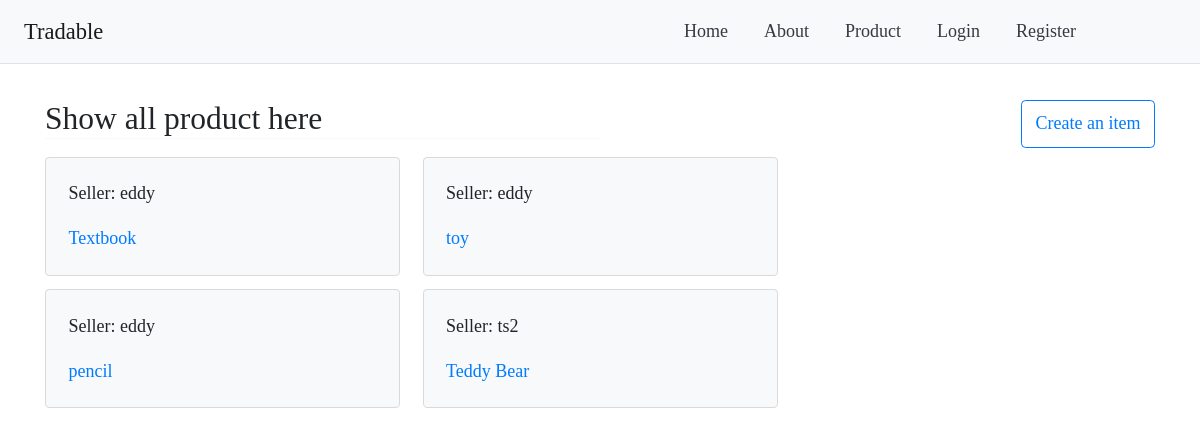
Before: /items/list/ with the older database file.
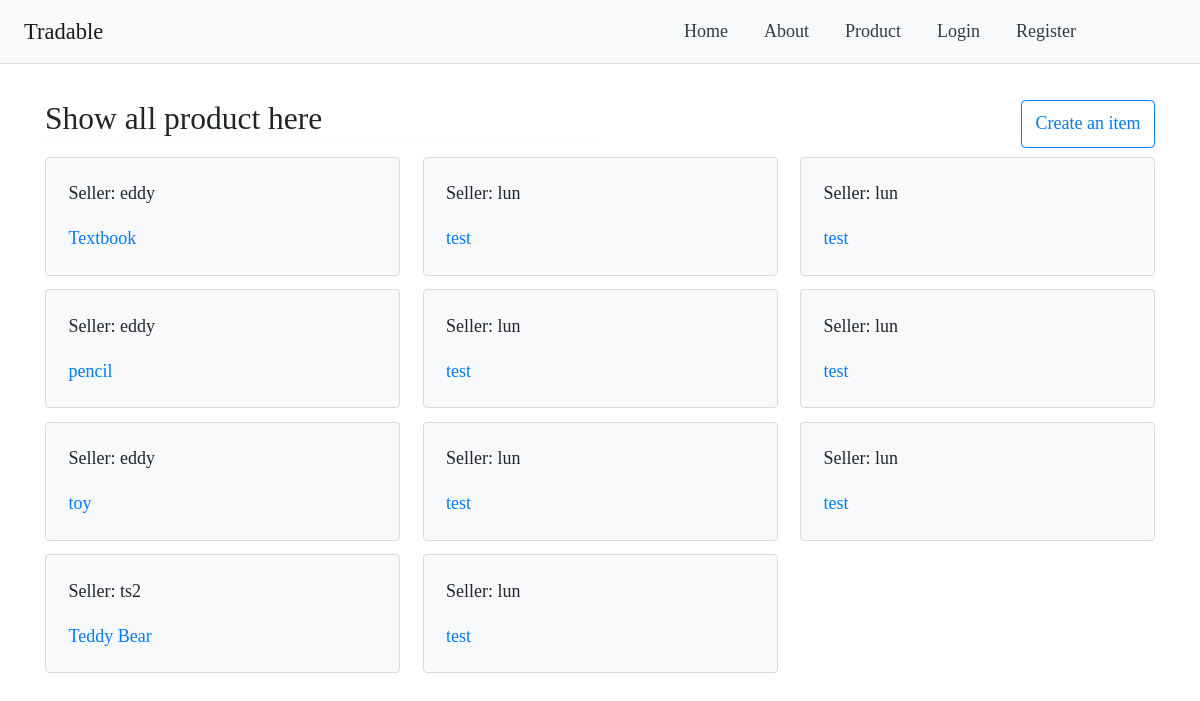
After: the same page with the newer database file.
### items/models.py (models this page shows, shortened)
class Item(models.Model):
    name = models.CharField(max_length=100)
    description = models.TextField()
    price = models.DecimalField(decimal_places=2, max_digits=10000)
    condition = models.TextField()
    createdDateTime = models.DateTimeField(default=timezone.now)
    seller = models.ForeignKey(User, on_delete=models.CASCADE)

### items/views.py (the view)
# urls.py: path('list/', item_list_all_view, name='item_list_all_view'),
def item_list_all_view(request):
    querysetOfItem = Item.objects.all()
    context = {
        'list_all_item': querysetOfItem
    }
    return render(request, "item_list_all.html", context)

### items/templates/item_list_all.html
{% extends 'base.html' %}
{% block content %}
    <div>
        <div class="my-2 d-flex">
            <h3 class="border-bottom border-light px-0 col " >Show all product here</h3>
            <a class="col row justify-content-end" href="{% url "item_create_view" %}"><input class="btn btn-outline-primary" type= 'button' value='Create an item'/></a>
        </div>
        <div class="card-columns">
            {% for item in list_all_item %}
                <div class="card bg-light">
                    <div class="card-body" style="max-width: 18rem;">
                        <p class="card-text">Seller: {{ item.seller }}</a></p>
                        <p class="card-text"><a href="/items/{{item.id}}">{{ item.name }}</a></p>
                    </div>
                </div >
            {% endfor %}
        </div>
    </div>
{% endblock %}

### templates/base.html (shortened to what this page needs)
<!doctype html>
<html lang="en">
<head>
    <link rel="stylesheet" href="https://stackpath.bootstrapcdn.com/bootstrap/4.3.1/css/bootstrap.min.css">
</head>
<body>
    <nav class="p-2 navbar navbar-expand-sm bg-light navbar-light row-1 fixed-top border-bottom box-shadow">
        <a class="mr-0 navbar-brand col-2" href="">Tradable</a>
        <div class="collapse navbar-collapse" id="passNavContent">
        <ul class="navbar-nav mx-auto justify-content-end col-10">
            <li class="nav-item"><a class="px-3 nav-link text-dark" href="{% url "home" %}">Home</a></li>
            <li class="nav-item"><a class="px-3 nav-link text-dark" href="{% url "about" %}">About</a></li>
            <li class="nav-item"><a class="px-3 nav-link text-dark " href="{% url "item_list_all_view" %}">Product</a></li>
            {% if user.is_authenticated %}
                <li class="nav-item"><a class="px-3 nav-link text-dark" href="{% url "profile" %}">Profile</a></li>
                <li class="nav-item"><a class="px-3 nav-link text-dark" href="{% url "logout" %}">Logout</a></li>
            {% else %}
                <li class="nav-item"><a class="px-3 nav-link text-dark" href="{% url "login" %}">Login</a></li>
                <li class="nav-item"><a class="px-3 nav-link text-dark" href="{% url "register" %}">Register</a></li>
            {% endif %}
        </ul>
    </nav>
    <div class="container" style="margin-top:100px">
        {% block content %}
        {% endblock %}
    </div>
</body>
</html>

### templates/base.html (style rules this page uses)
* { font-family: Calibri; font-size: 18px; }
*, *:before, *:after { box-sizing: border-box; }

Changed rows visible on the page:
added Item: seller "lun", name "test"
added Item: seller "lun", name "test"
added Item: seller "lun", name "test"
added Item: seller "lun", name "test"
added Item: seller "lun", name "test"
added Item: seller "lun", name "test"
added Item: seller "lun", name "test"
